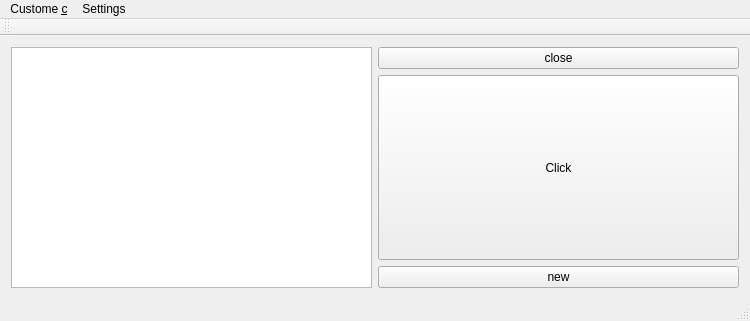
<?xml version="1.0" encoding="UTF-8"?>
<ui version="4.0">
 <class>MainWindow</class>
 <widget class="QMainWindow" name="MainWindow">
  <property name="geometry">
   <rect>
    <x>0</x>
    <y>0</y>
    <width>750</width>
    <height>321</height>
   </rect>
  </property>
  <property name="windowTitle">
   <string>MainWindow</string>
  </property>
  <widget class="QWidget" name="centralWidget">
   <layout class="QGridLayout" name="gridLayout">
    <item row="0" column="0" rowspan="3">
     <widget class="QTextEdit" name="textEdit">
      <property name="enabled">
       <bool>true</bool>
      </property>
      <property name="sizePolicy">
       <sizepolicy hsizetype="Expanding" vsizetype="Expanding">
        <horstretch>0</horstretch>
        <verstretch>0</verstretch>
       </sizepolicy>
      </property>
      <property name="font">
       <font>
        <family>Source Code Pro</family>
       </font>
      </property>
      <property name="autoFillBackground">
       <bool>false</bool>
      </property>
      <property name="placeholderText">
       <string/>
      </property>
     </widget>
    </item>
    <item row="0" column="1">
     <widget class="QPushButton" name="pushButton_2">
      <property name="text">
       <string>close</string>
      </property>
     </widget>
    </item>
    <item row="0" column="2" rowspan="3">
     <layout class="QVBoxLayout" name="verticalLayout"/>
    </item>
    <item row="1" column="1">
     <widget class="QPushButton" name="pushButton">
      <property name="sizePolicy">
       <sizepolicy hsizetype="Expanding" vsizetype="Expanding">
        <horstretch>0</horstretch>
        <verstretch>0</verstretch>
       </sizepolicy>
      </property>
      <property name="text">
       <string>Click</string>
      </property>
      <property name="checkable">
       <bool>false</bool>
      </property>
     </widget>
    </item>
    <item row="2" column="1">
     <widget class="QPushButton" name="pushButton_3">
      <property name="text">
       <string>new</string>
      </property>
     </widget>
    </item>
   </layout>
  </widget>
  <widget class="QMenuBar" name="menuBar">
   <property name="geometry">
    <rect>
     <x>0</x>
     <y>0</y>
     <width>750</width>
     <height>22</height>
    </rect>
   </property>
   <widget class="QMenu" name="menutool">
    <property name="title">
     <string>Custome &amp;c</string>
    </property>
    <addaction name="actionadd"/>
    <addaction name="separator"/>
    <addaction name="actionmanage_commend"/>
   </widget>
   <widget class="QMenu" name="menuSettings">
    <property name="title">
     <string>Settings</string>
    </property>
    <addaction name="actionUI_Style"/>
   </widget>
   <addaction name="menutool"/>
   <addaction name="menuSettings"/>
  </widget>
  <widget class="QToolBar" name="mainToolBar">
   <attribute name="toolBarArea">
    <enum>TopToolBarArea</enum>
   </attribute>
   <attribute name="toolBarBreak">
    <bool>false</bool>
   </attribute>
  </widget>
  <widget class="QStatusBar" name="statusBar"/>
  <action name="actionadd">
   <property name="text">
    <string>add commend</string>
   </property>
  </action>
  <action name="actionmanage_commend">
   <property name="text">
    <string>manage commend</string>
   </property>
  </action>
  <action name="actionUI_Style">
   <property name="text">
    <string>UI  Style</string>
   </property>
  </action>
 </widget>
 <layoutdefault spacing="6" margin="11"/>
 <resources/>
 <connections/>
</ui>
